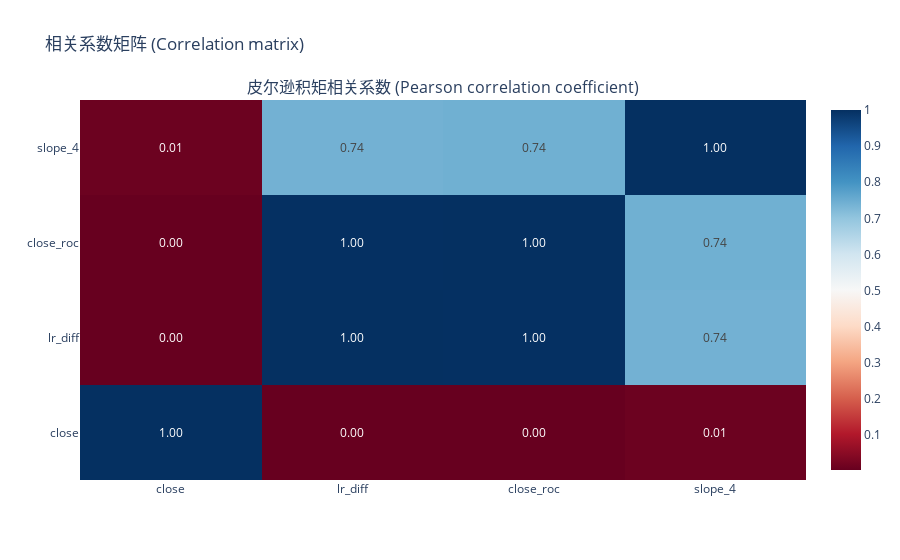

This figure's notebook cell:
### Code cell
import talib
from mlq.features.adf import ADFChecker


# corr_checker = CorrChecker(tmp)
# print(corr_checker.corr_check('close', 'slop'))
# corr_checker.plot(['close', 'slop'], method='pearson')


class SlopeFactor:
    timeperiod: int
    factor: pd.Series
    

    def __init__(self, timeperiod: int):
        self.timeperiod = timeperiod
    
    def name(self) -> str:
        return 'slope_%d' %self.timeperiod
    
    def extract(self, df: pd.DataFrame) -> pd.DataFrame:
        self.factor = pd.Series(talib.LINEARREG_SLOPE(df['close'].values, timeperiod=self.timeperiod), index=df.index)
        ADFChecker(self.factor).is_stationary()
        df[self.name()] = self.factor
        return df


slope_4 = SlopeFactor(4)
df = slope_4.extract(df)
df.dropna(inplace=True)

ca = CorrelationAnalyer()
print(ca.corr(df['lr_diff'], df[slope_4.name()]))

ca.plot(df[['close', 'lr_diff', 'close_roc', slope_4.name(),]], method='pearson')

df

### Figure 1 — Plotly figure (JSON) as saved in the notebook; plotly's stock layout.template omitted (floating-point values rounded to 4 significant figures)
{"data": [{"colorscale": [[0, "rgb(103,0,31)"], [0.1, "rgb(178,24,43)"], [0.2, "rgb(214,96,77)"], [0.3, "rgb(244,165,130)"], [0.4, "rgb(253,219,199)"], [0.5, "rgb(247,247,247)"], [0.6, "rgb(209,229,240)"], [0.7, "rgb(146,197,222)"], [0.8, "rgb(67,147,195)"], [0.9, "rgb(33,102,172)"], [1, "rgb(5,48,97)"]], "text": [[1, 0.003352, 0.0033, 0.01041], [0.003352, 1, 0.9992, 0.7405], [0.0033, 0.9992, 1, 0.7436], [0.01041, 0.7405, 0.7436, 1]], "texttemplate": "%{text:.2f}", "type": "heatmap", "x": ["close", "lr_diff", "close_roc", "slope_4"], "xaxis": "x", "y": ["close", "lr_diff", "close_roc", "slope_4"], "yaxis": "y", "z": [[1, 0.003352, 0.0033, 0.01041], [0.003352, 1, 0.9992, 0.7405], [0.0033, 0.9992, 1, 0.7436], [0.01041, 0.7405, 0.7436, 1]]}], "layout": {"annotations": [{"font": {"size": 16}, "showarrow": false, "text": "皮尔逊积矩相关系数 (Pearson correlation coefficient)", "x": 0.5, "xanchor": "center", "xref": "paper", "y": 1, "yanchor": "bottom", "yref": "paper"}], "title": {"text": "相关系数矩阵 (Correlation matrix)"}, "xaxis": {"anchor": "y", "domain": [0, 1]}, "yaxis": {"anchor": "x", "domain": [0, 1]}}}
